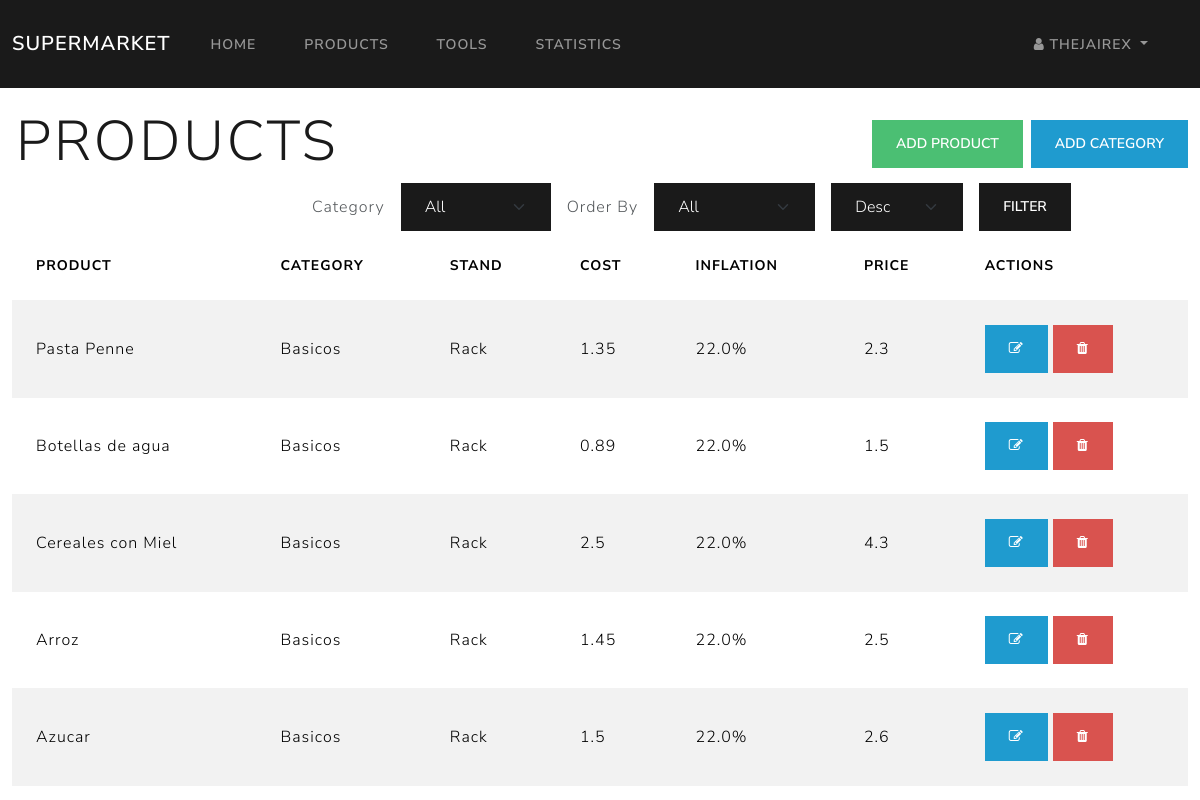
/products/ (signed in), run on the app's committed database.
### DB/models/users.py (models this page shows, shortened)
class User(UserMixin,Base):
    __tablename__ = "users"
    user_id  = Column(Integer, primary_key=True, autoincrement=True)
    username = Column(String(150), unique=True, nullable=False)
    password = Column(String(150), nullable=False)
    role = Column(String(150), nullable=False, default="user")

### DB/models/products.py (models this page shows, shortened)
class Product(Base):
    __tablename__ = "products"
    product_id = Column(Integer, primary_key=True, autoincrement=True)
    product = Column(String(150), unique=True, nullable=False)
    category_id = Column(Integer, ForeignKey('categories.category_id'))
    stand = Column(String(150), nullable=False)
    cost_unit = Column(Float, nullable=False)
    inflation_rate = Column(Float, nullable=False)
    price = Column(Float, nullable=False)
    category = relationship("Category", backref="products")

### DB/models/categories.py (models this page shows, shortened)
class Category(Base):
    __tablename__ = "categories"
    category_id = Column(Integer, primary_key=True, autoincrement=True)
    category = Column(String(150), unique=True, nullable=False)

### blueprints/products.py (the view, shortened to what this page needs)
@products_bp.route('/', methods=['GET', 'POST'])
def products():
    products = db.get_all(Product)
    categories = db.get_all(Category)
    return render_template('products.html', products=products,categories=categories)

### DB/__init__.py (called while the page is built)
    def get_all(self, model, order_by: str = None, order="asc"):
        print("order: ", order)
        query = self.session.query(model)
        if order_by:
            query = self.__order_by(query, model, order_by, order)
        return query.all()

    def get_record(self, model, column, value):
        return self.session.query(model).filter(getattr(model, column) == value).first()

### app.py (called while the page is built)
@login_manger.user_loader
def load_user(user_id):
    return db.get_record(User, 'user_id', user_id)

### templates/products.html (shortened to what this page needs)
{% extends "layout.html" %}
{% block content %}
<main class="container-fluid mt-3">
    <div class="row">
        <div class="col-6">
            <h1 class="display-4 ps-1 pt-1">Products</h1>
        </div>
        <div class="col-6 align-items-center d-flex justify-content-end">
            {% if current_user.is_authenticated and current_user.role == 'admin' %}
            <button type="button" class="btn btn-success " data-bs-toggle="modal" data-bs-target="#addProduct">Add
                Product</button>
            <button type="button" class="btn btn-info ms-2" data-bs-toggle="modal" data-bs-target="#addCategory">Add
                Category</button>
            {% endif %}
        </div>
    </div>
    <div class="row">
        <div class="col-auto offset-3">
            <form action="{{ url_for('products.products') }}" method="POST">
                <div class="row g-3 align-items-center">
                    <div class="col-auto">
                        <label class="form-label mb-0" for="category_id">Category</label>
                    </div>
                    <div class="col-auto">
                        <select class="form-select bg-primary text-white" name="category_id">
                            <option value="" selected>All</option>
                        </select>
                    </div>
                    <div class="col-auto">
                        <label class="form-label mb-0" for="order_by">Order By</label>
                    </div>
                    <div class="col-auto ">
                        <select class="form-select bg-primary text-white" name="order_by">
                            <option value="" selected>All</option>
                        </select>
                    </div>
                    <div class="col-auto">
                        <select name="order" id="order" class="form-select bg-primary text-white">
                            <option value="desc">Desc</option>
                        </select>
                    </div>
                    <div class="col-auto">
                        <button type="submit" class="btn btn-primary">Filter</button>
                    </div>
                </div>
            </form>
        </div>
    </div>
    {% if products|length != 0 %}
    <table class="table table-striped table-hover">
        <thead>
            <tr>
                <th scope="col">Product</th>
                <th scope="col">Category</th>
                <th scope="col">Stand</th>
                <th scope="col">Cost</th>
                <th scope="col">Inflation</th>
                <th scope="col">Price</th>
                {% if current_user.is_authenticated and current_user.role == 'admin' %}
                <th scope="col">Actions</th>
                {% endif %}
            </tr>
        </thead>
        <tbody>
            {% for product in products %}
            <tr class="align-middle">
                <td>{{ product.product }}</td>
                <td>{{ product.category.category }}</td>
                <td>{{ product.stand }}</td>
                <td>{{ product.cost_unit }}</td>
                <td>{{ product.inflation_rate }}%</td>
                <td>{{ product.price }}</td>
                {% if current_user.is_authenticated and current_user.role == 'admin' %}
                <td>
                    <a type="button" data-bs-toggle="modal" data-bs-target="#editProductModal"
                        class="btn btn-info"><i class="fa fa-edit"></i></a>
                    <a type="button" data-bs-toggle="modal" data-bs-target="#deleteProductModal"
                        class="btn btn-danger"><i class="fa fa-trash"></i></a>
                </td>
                {% endif %}
            </tr>
            {% endfor %}
        </tbody>
    </table>
    {% else %}
    <h3 class="text-center mt-3">No Products Found</h3>
    {% endif %}
</main>
{% endblock content %}

### templates/layout.html (shortened to what this page needs)
<!DOCTYPE html>
<html lang="en">
<head>
    <link rel="stylesheet" href="{{ url_for('static', filename='css/bootstrap.min.css') }}">
    <link rel="stylesheet" href="https://cdnjs.cloudflare.com/ajax/libs/font-awesome/4.7.0/css/font-awesome.min.css">
    <link rel="stylesheet" href="{{ url_for('static', filename='css/style.css') }}">
</head>
<body>
    <header>
        <nav class="navbar navbar-expand-lg navbar-dark bg-primary" data-bs-theme="dark">
            <div class="container-fluid">
                <a href="#" class="navbar-brand">SuperMarket</a>
                <div class="collapse navbar-collapse" id="navbarNav">
                    <ul class="navbar-nav flex-grow-1">
                        <li class="nav-item">
                            <a href="{{ url_for('index') }}" class="nav-link me-auto p-2">Home</a>
                        </li>
                        <li class="nav-item">
                            <a href="{{ url_for('products.products') }}" class="nav-link me-auto p-2">Products</a>
                        </li>
                        {% if current_user.is_authenticated %}
                        <li class="nav-item">
                            <a href="#" class="nav-link me-auto p-2">Tools</a>
                        </li>
                        <li class="nav-item">
                            <a href="{{ url_for('statistics') }}" class="nav-link me-auto p-2">Statistics</a>
                        </li>
                        <li class="nav-item ms-auto dropdown">
                            <a href="#" class="nav-link dropdown-toggle p-2" role="button" data-bs-toggle="dropdown" aria-expanded="false">
                                <i class="fa fa-user"></i> {{ current_user.username }}
                            </a>
                        </li>
                        {% endif %}
                    </ul>
                </div>
            </div>
        </nav>
    </header>
    {% block content %}
    {% endblock content %}
</body>
</html>

### data on the page
User: username "THEJAIREX"
Product: product "Pasta Penne", category.category "Basicos", stand "Rack", cost_unit "1.35", inflation_rate "22.0", price "2.3"
Product: product "Botellas de agua", category.category "Basicos", stand "Rack", cost_unit "0.89", inflation_rate "22.0", price "1.5"
Product: product "Cereales con Miel", category.category "Basicos", stand "Rack", cost_unit "2.5", inflation_rate "22.0", price "4.3"
Product: product "Arroz", category.category "Basicos", stand "Rack", cost_unit "1.45", inflation_rate "22.0", price "2.5"
Product: product "Azucar", category.category "Basicos", stand "Rack", cost_unit "1.5", inflation_rate "22.0", price "2.6"
